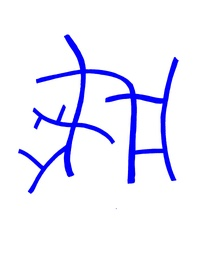
#> input picture input/sample2.jpg, 198 x 256 px, shrunk from 1582 x 2048 before the run
$ python Main.py
#> lines starting #> are read from the running program, lines starting #| are printed output that depends on the picture; after the words box and inside, x2 and y2 are one past the last pixel; in counts of white or black regions, pixels touching at a corner belong together
import numpy as np
import math
import time
from PIL import Image,ImageDraw
import random

def load_image_to_grayscalearray(image_path):
#> called with image_path = 'input/sample2.jpg'
    image = Image.open(image_path).convert('L')
    image_array = np.array(image)
    return image_array

# [4 lines left out: function image_to_array, not called in this run]

def array_to_image(array):
    array = np.array(array, dtype=np.uint8)
    return Image.fromarray(array, mode='RGB')

def detect_objects_grayscale(image_array, background_threshold=150):
#> called with background_threshold = 150
	object_mask = image_array < background_threshold
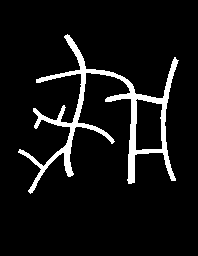
#> object_mask: shape (256, 198) bool; 7.4% white; 1 white region, box (x1, y1, x2, y2) and area: (18, 34, 179, 194) 3758
	height, width = image_array.shape
	refined_mask = np.zeros((height, width), dtype=bool)
	for i in range(2, height - 2):
		for j in range(2, width - 2):
			#5x5 neighborhood around the pixel (i, j)
			refined_mask[i, j] = np.any(object_mask[i-2:i+3, j-2:j+3])
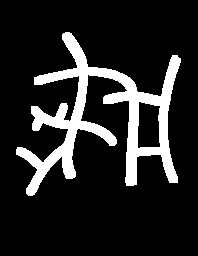
#> refined_mask: shape (256, 198) bool; 14.4% white; 1 white region, box (x1, y1, x2, y2) and area: (16, 32, 181, 196) 7302
	return refined_mask

used_colors = set()

def linspace_custom(start, stop, num):
    if num < 2:
        raise ValueError("num must be at least 2 to create a range")

    step = (stop - start) / (num - 1)  # Compute the step size
    result = [start + i * step for i in range(num)]  # Generate values

    return result

def generate_unique_color():
    while True:
        color = (random.randint(50, 230), random.randint(50, 230), random.randint(50, 230))
        if color not in used_colors:
            used_colors.add(color)
            return list(color)

def generate_image_with_points(image, points):
    for i in range(len(points) - 1):
        x0, y0 = points[i]
        image[y0, x0] = [255, 0, 0]

    return image

def draw_circles(image, points, radius=5, color=[255,0,0]):
    img_with_circles = image.copy()
    for x, y in points:
        for dx in range(-radius, radius + 1):
            for dy in range(-radius, radius + 1):
                if 0 <= x + dx < img_with_circles.shape[0] and 0 <= y + dy < img_with_circles.shape[1]:
                    img_with_circles[x + dx, y + dy] = color
    return img_with_circles

def neighbours(x, y, image):
    img = image
    x_1, y_1, x1, y1 = x-1, y-1, x+1, y+1
    return [
        img[x_1, y], img[x_1, y1], img[x, y1], img[x1, y1],  # P2, P3, P4, P5
        img[x1, y], img[x1, y_1], img[x, y_1], img[x_1, y_1]  # P6, P7, P8, P9
    ]

def transitions(neighbours):
    n = neighbours + neighbours[0:1]
    return sum((n1, n2) == (0, 1) for n1, n2 in zip(n, n[1:]))

def skeletonize_object(image):
    Image_Thinned = image.copy().astype(int)
    changing1= changing2 = 1

    rows, cols = Image_Thinned.shape
    bridge_points = []

    while changing1 or changing2:
        changing1 = []

        for x in range(1, rows - 1):
            for y in range(1, cols - 1):
                if Image_Thinned[x, y] == 1:
                    P2, P3, P4, P5, P6, P7, P8, P9 = n = neighbours(x, y, Image_Thinned)
                    transition_count = transitions(n)
                    neighbor_count = sum(n)
                    if (neighbor_count >= 2 and neighbor_count <= 6 and transition_count == 1 and
                        P2 * P4 * P6 == 0 and P4 * P6 * P8 == 0):
                        changing1.append((x, y))

        if not changing1:
            break

        for x, y in changing1:
            Image_Thinned[x, y] = 0

        changing2 = []
        for x in range(1, rows - 1):
            for y in range(1, cols - 1):
                if Image_Thinned[x, y] == 1:
                    P2, P3, P4, P5, P6, P7, P8, P9 = n = neighbours(x, y, Image_Thinned)
                    transition_count = transitions(n)
                    neighbor_count = sum(n)
                    # Thinning conditions
                    if (neighbor_count >= 2 and neighbor_count <= 6 and transition_count == 1 and
                        P2 * P4 * P8 == 0 and P2 * P6 * P8 == 0):
                        changing2.append((x, y))

        if not changing2:
            break

        for x, y in changing2:
            Image_Thinned[x, y] = 0
#> this loop made 10 passes
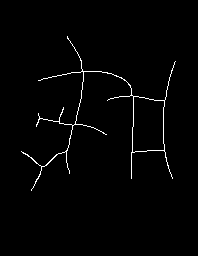
#> Image_Thinned: shape (256, 198) int64; values 0 (black) and 1 (white), 1.5% white in thin lines or dots, all inside (x1, y1, x2, y2) = (21, 36, 176, 191)

    return Image_Thinned

def detect_bridges(image):
    bridge_points = []
    rows, cols = image.shape

    for x in range(1, rows - 1):
        for y in range(1, cols - 1):
            if image[x, y] == 1:
                n = neighbours(x, y, image)
                neighbor_count = sum(n)
                transition_count = transitions(n)
                if transition_count >= 3 or neighbor_count == 1:
                    bridge_points.append((x, y))

    return bridge_points

def segment_skeleton(skeleton_mask, bridge_points):
    segments = set()
    global_visited = set()

    neighbors_offsets = [
        (-1, -1), (-1, 0), (-1, 1),
        (0, -1), (0, 1),
        (1, -1),  (1, 0), (1, 1)
    ]
    height, width = skeleton_mask.shape
    labelled_mask = np.zeros((height, width), dtype=int)
    label=1
    def traverse_segment(start, start_bridge, restricted, labelled_mask, label):
        path = [start_bridge]
        local_visited = set()
        stack = [start]
        end_bridge = None

        while stack:
            current = stack.pop()
            if current in local_visited or current in global_visited:
                continue

            path.append(current)
            local_visited.add(current)
            global_visited.add(current)
            labelled_mask[current] = label;

            #checking if any direct neighbor is a bridge point before continuing traversal
            y, x = current
            for dy, dx in neighbors_offsets:
                ny, nx = y + dy, x + dx
                neighbor = (ny, nx)
                if neighbor in bridge_points and neighbor != start_bridge:
                    end_bridge = neighbor
                    path.append(end_bridge)
                    return end_bridge, path

            #exploring all neighbors only if no bridge point is encountered
            for dy, dx in neighbors_offsets:
                ny, nx = y + dy, x + dx
                neighbor = (ny, nx)
                if neighbor in restricted:
                    continue;
                if (0 <= ny < skeleton_mask.shape[0] and 0 <= nx < skeleton_mask.shape[1]
                        and skeleton_mask[ny, nx] == 1 and neighbor not in local_visited):
                    stack.append(neighbor)

        return end_bridge, path

    for bridge in bridge_points:
        bridge_neighbors = []
        for dy, dx in neighbors_offsets:
            ny, nx = bridge[0] + dy, bridge[1] + dx
            neighbor = (ny, nx)
            if (0 <= ny < skeleton_mask.shape[0] and 0 <= nx < skeleton_mask.shape[1]
                    and skeleton_mask[ny, nx] == 1 and neighbor not in bridge_points):
                bridge_neighbors.append(neighbor)

        for dy, dx in neighbors_offsets:
            ny, nx = bridge[0] + dy, bridge[1] + dx
            neighbor = (ny, nx)

            if (0 <= ny < skeleton_mask.shape[0] and 0 <= nx < skeleton_mask.shape[1]
                    and skeleton_mask[ny, nx] == 1 and neighbor not in global_visited):
                end_bridge, path = traverse_segment(neighbor, bridge,list(set(bridge_neighbors) - {neighbor}), labelled_mask, label)

                if end_bridge and (bridge, end_bridge, tuple(path)) not in segments:
                    segments.add((label, bridge, end_bridge, tuple(path)))
                    label += 1;

    return list(segments),labelled_mask


def highlight_segments(pixels,debugimage_array, color):
	for x,y in pixels:
		debugimage_array[x,y] = color
	return debugimage_array

def find_knot_points(centerline_coords):
    angle_threshold = 25
    min_distance = 10
    def calculate_angle(p1, p2, p3):

        #angle (in degrees) between two vectors formed by three points.
        vec1 = (p2[0] - p1[0], p2[1] - p1[1])
        vec2 = (p3[0] - p2[0], p3[1] - p2[1])

        #dot product and magnitudes
        dot_product = vec1[0] * vec2[0] + vec1[1] * vec2[1]
        mag1 = math.sqrt(vec1[0]**2 + vec1[1]**2)
        mag2 = math.sqrt(vec2[0]**2 + vec2[1]**2)

        if mag1 == 0 or mag2 == 0:
            return 0

        #angle in radians and convert to degrees
        cos_theta = dot_product / (mag1 * mag2)
        cos_theta = max(-1, min(1, cos_theta))
        angle = math.degrees(math.acos(cos_theta))

        return angle

    def is_far_enough(point, knot_points, min_distance):
        for kp in knot_points:
            if ((point[0] - kp[0]) ** 2 + (point[1] - kp[1]) ** 2) < min_distance ** 2:
                return False
        return True

    knot_points = [centerline_coords[0]]

    for i in range(1, len(centerline_coords) - 1):
        p1 = centerline_coords[i - 1]
        p2 = centerline_coords[i]
        p3 = centerline_coords[i + 1]

        #angle between the two segments
        angle = calculate_angle(p1, p2, p3)

        if angle > angle_threshold and is_far_enough(p2, knot_points, min_distance):
            knot_points.append(p2)

    knot_points.append(centerline_coords[-1])  # Add the last point

    return knot_points

def explore_width(binary_mask, start_point, direction, debug_img, color):
    x, y = start_point
    distance = 0

    while True:
        x += direction[0]
        y += direction[1]
        #ix, iy = int(round(x)), int(round(y))
        if not np.isnan(x) and not np.isnan(y):
        	ix, iy = int(round(x)), int(round(y))
        else:
        	print("Warning: NaN values detected in width calculation")
        	return 0

        if ix < 0 or ix >= binary_mask.shape[0] or iy < 0 or iy >= binary_mask.shape[1]:
            break
        if binary_mask[ix, iy] == 0:
            break

        debug_img.putpixel((iy, ix), color)
        distance += 1

    return distance

def find_width_using_skeleton(knot_points, bridge_points, binary_mask, skeleton_mask_combined, debug_img):
    def perpendicular_directions(dx, dy):
        return np.array([-dy, dx]), np.array([dy, -dx])

    widths = []

    for i in range(len(knot_points)):
        if knot_points[i] in bridge_points and sum(neighbours(knot_points[i][0], knot_points[i][1], skeleton_mask_combined)) >= 3:
        	widths.append(-1);
        	continue;

        if i == 0:
            current_point = knot_points[i]
            next_point = knot_points[i + 1]

            dx, dy = np.array(next_point) - np.array(current_point)

        elif i == len(knot_points) - 1:
            prev_point = knot_points[i - 1]
            current_point = knot_points[i]

            dx, dy = np.array(current_point) - np.array(prev_point)

        else:
            prev_point = knot_points[i - 1]
            current_point = knot_points[i]
            next_point = knot_points[i + 1]

            dx, dy = np.array(next_point) - np.array(prev_point)

        perp1, perp2 = perpendicular_directions(dx, dy)
        perp1 = perp1 / np.linalg.norm(perp1)
        perp2 = perp2 / np.linalg.norm(perp2)

        width1 = explore_width(binary_mask, current_point, perp1, debug_img, (255, 0, 0))  # Red
        width2 = explore_width(binary_mask, current_point, perp2, debug_img, (0, 0, 255))  # Blue

        widths.append(width1 + width2)

    return widths

def calculate_parametric_cubic_spline(points):
    n = len(points) - 1
    if n < 1:
        raise ValueError("At least two points are required.")

    # Parameterize points by calculating distances (arc length)
    t = [0]
    for i in range(1, len(points)):
        distance = np.sqrt((points[i][0] - points[i - 1][0])**2 + (points[i][1] - points[i - 1][1])**2)
        t.append(t[-1] + distance)

    def cubic_spline_coefficients(values, t):

        n = len(t) - 1
        h = [t[i + 1] - t[i] for i in range(n)]
        alpha = [0] * (n + 1)
        for i in range(1, n):
            alpha[i] = (3 / h[i] * (values[i + 1] - values[i]) -
                        3 / h[i - 1] * (values[i] - values[i - 1]))

        # Solve tridiagonal system
        l = [1] + [0] * n
        mu = [0] * (n + 1)
        z = [0] * (n + 1)

        for i in range(1, n):
            l[i] = 2 * (t[i + 1] - t[i - 1]) - h[i - 1] * mu[i - 1]  		#holds updated diagonal elements (To make diagonal entry equals to 1, we need to do l[i]/l[i])
            mu[i] = h[i] / l[i] 	#Holds updated diagonal's RHS side entries and factor by which lower diagonal entry evaluates
            z[i] = (alpha[i] - h[i - 1] * z[i - 1]) / l[i]  				#RHS

        l[n] = 1
        z[n] = 0

        # Back substitution
        c = [0] * (n + 1)
        for j in range(n - 1, -1, -1):
            c[j] = z[j] - mu[j] * c[j + 1]

        b = [0] * n
        d = [0] * n
        a = [values[i] for i in range(n)]

        for i in range(n):
            b[i] = ((values[i + 1] - values[i]) / h[i] -
                    h[i] * (c[i + 1] + 2 * c[i]) / 3)
            d[i] = (c[i + 1] - c[i]) / (3 * h[i])

        coefficients = []
        for i in range(n):
            coefficients.append({
                'a': a[i],
                'b': b[i],
                'c': c[i],
                'd': d[i],
                't_i': t[i]
            })

        return coefficients

    x_values = [p[0] for p in points]
    y_values = [p[1] for p in points]

    x_coefficients = cubic_spline_coefficients(x_values, t)
    y_coefficients = cubic_spline_coefficients(y_values, t)
    return {'x': x_coefficients, 'y': y_coefficients, 't': t}


def evaluate_spline_width(spline_coefficients, t_values, knot_widths):
    object_points = []
    x_segments = spline_coefficients['x']
    y_segments = spline_coefficients['y']

    for t in t_values:
        for i in range(len(x_segments)):
            t_i = x_segments[i]['t_i']
            if t_i <= t <= (x_segments[i+1]['t_i'] if i + 1 < len(x_segments) else t_i):
                dx = t - t_i

                x = (x_segments[i]['a'] +
                     x_segments[i]['b'] * dx +
                     x_segments[i]['c'] * dx**2 +
                     x_segments[i]['d'] * dx**3)

                y = (y_segments[i]['a'] +
                     y_segments[i]['b'] * dx +
                     y_segments[i]['c'] * dx**2 +
                     y_segments[i]['d'] * dx**3)

                # Compute first derivatives dx/dt and dy/dt (tangent)
                dx_dt = (x_segments[i]['b'] +
                         2 * x_segments[i]['c'] * dx +
                         3 * x_segments[i]['d'] * dx**2)

                dy_dt = (y_segments[i]['b'] +
                         2 * y_segments[i]['c'] * dx +
                         3 * y_segments[i]['d'] * dx**2)

                normal = np.array([-dy_dt, dx_dt])
                normal_length = np.linalg.norm(normal)

                if normal_length != 0:
                    normal /= normal_length

                segment_width = (knot_widths[i] + knot_widths[i+1]) / 2

                half_width = segment_width / 2
                left_x = x + half_width * normal[0]
                left_y = y + half_width * normal[1]
                right_x = x - half_width * normal[0]
                right_y = y - half_width * normal[1]

                object_points.append((left_x, left_y))
                object_points.append((right_x, right_y))

                num_steps = max(1, int(half_width))
                for step in range(1, num_steps):
                    factor = step / num_steps
                    mid_x1 = x + factor * half_width * normal[0]
                    mid_y1 = y + factor * half_width * normal[1]
                    mid_x2 = x - factor * half_width * normal[0]
                    mid_y2 = y - factor * half_width * normal[1]
                    object_points.append((mid_x1, mid_y1))
                    object_points.append((mid_x2, mid_y2))

                break

    return object_points

def evaluate_spline(spline_coefficients, t_values):
    centerline_points = []
    x_segments = spline_coefficients['x']
    y_segments = spline_coefficients['y']

    for t in t_values:
        for i in range(len(x_segments)):
            t_i = x_segments[i]['t_i']
            if t_i <= t <= (x_segments[i+1]['t_i'] if i + 1 < len(x_segments) else t_i):

                dx = t - t_i

                x = (x_segments[i]['a'] +
                     x_segments[i]['b'] * dx +
                     x_segments[i]['c'] * dx**2 +
                     x_segments[i]['d'] * dx**3)

                y = (y_segments[i]['a'] +
                     y_segments[i]['b'] * dx +
                     y_segments[i]['c'] * dx**2 +
                     y_segments[i]['d'] * dx**3)

                centerline_points.append((x, y))
                break

    return centerline_points
def percentile(data, percent):
    data = sorted(data)
    k = (len(data) - 1) * (percent / 100)
    f = int(k)
    c = f + 1 if f + 1 < len(data) else f
    return data[f] + (k - f) * (data[c] - data[f])

def adjust_width(arr):
    """Replaces -1 at the start or end with the nearest valid value found within range."""
    valid_vals = [x for x in arr if x != -1]
    if not valid_vals:
        return arr

    q1 = percentile(valid_vals, 25)
    q3 = percentile(valid_vals, 75)
    iqr = q3 - q1
    lower, upper = q1 - 3 * iqr, q3 + 3 * iqr

    def in_valid_range(x):
        return lower <= x <= upper

    if arr[0] == -1:
        for i in range(1, len(arr)):
            if in_valid_range(arr[i]):
                arr[:i] = [arr[i]] * i
                break

    if arr[-1] == -1:
        for i in range(len(arr) - 2, -1, -1):
            if in_valid_range(arr[i]):
                arr[i + 1:] = [arr[i]] * (len(arr) - i - 1)
                break

    return arr

def main():
    image_path = 'input/sample2.jpg'
    image_array = load_image_to_grayscalearray(image_path)
    object_mask = detect_objects_grayscale(image_array, background_threshold=150)

    skeleton_mask_combined = skeletonize_object(object_mask)
    bridge_points = detect_bridges(skeleton_mask_combined)
    print(f"Total number of bridge points: {len(bridge_points)}\nbridge_points: {bridge_points}")
#> (printed output is left out)
    skeleton_rgb = np.stack([skeleton_mask_combined * 255] * 3, axis=-1)

    Image_With_Markers = draw_circles(skeleton_rgb, bridge_points, radius=5, color=[255,0,0])
#> the loop in draw_circles, `for x, y in points:` made 26 passes
#> (x, y) on passes 1 to 8: (36, 67), (61, 175), (71, 82), (71, 83), (80, 38), (95, 131), (96, 133), (100, 107)
#> after the loop in draw_circles, `for x, y in points:`:
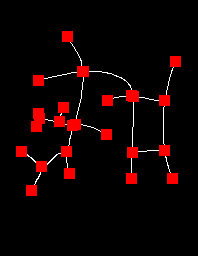
#> img_with_circles: shape (256, 198, 3) int64; mean of channels 0, 1, 2 16.4, 2.4, 2.4; drawn as R, G, B

    skeleton_image = array_to_image(skeleton_rgb)
    skeleton_image.save('output/skeletonized_all_objects.png')
    detected_circles = array_to_image(Image_With_Markers)
    detected_circles.save('output/detected_bridges.png')

    segments, labelled_mask = segment_skeleton(skeleton_mask_combined, bridge_points)
#> the loop in segment_skeleton, `for bridge in bridge_points:` made 26 passes
#> labelled_mask: shape (256, 198) int64; 26 distinct labels, from 0 to 25
    unique_labels, counts = np.unique(labelled_mask, return_counts=True)
    print("Pixel count for each label:\n")
    print("\t".join(f"{count} pixels" for label, count in zip(unique_labels, counts)))
#> (printed output is left out)
    print("No of segments: ", len(segments))
#| No of segments:  25
    print("Unique labels assigned:", unique_labels)
#| Unique labels assigned: [ 0  1  2  3  4  5  6  7  8  9 10 11 12 13 14 15 16 17 18 19 20 21 22 23
#|  24 25]

    height, width = image_array.shape
    debugimage_array = np.ones((height, width, 3), dtype=np.uint8) * 255
    all_knot_points = []
    all_spline_segments = []
    width_list = []
    height, width = object_mask.shape
    final_reconstructed_image = np.zeros((height*2, width*2, 3), dtype=np.uint8)
    debug_img = Image.open(image_path).convert('RGB')
#> debug_img is the input picture: PIL image 198x256 RGB; mean R, G, B 236.4, 236.4, 252.6
    for object_no, start_bridge, end_bridge, ordered_pixels in segments:
    	print(f"Segment from {start_bridge} to {end_bridge} with {len(ordered_pixels)} pixels.")
    	random_color = generate_unique_color()
    	debugimage_array = highlight_segments(ordered_pixels, debugimage_array, color= random_color)
    	knot_points = find_knot_points(ordered_pixels)
    	all_knot_points.extend(knot_points)

    	width_value = find_width_using_skeleton(knot_points, bridge_points,  object_mask, skeleton_mask_combined, debug_img)
    	print(width_value)
    	width_value = adjust_width(width_value)

    	print(width_value)

    	swapped_array = [(y, x) for (x, y) in knot_points]
    	spline_coefficients = calculate_parametric_cubic_spline(swapped_array)
    	all_spline_segments.append(spline_coefficients)

    	t_min, t_max = spline_coefficients['t'][0], spline_coefficients['t'][-1]
    	t_values = linspace_custom(t_min, t_max, 100)
    	evaluated_points = evaluate_spline(spline_coefficients, t_values)
    	evaluated_points = evaluate_spline_width(spline_coefficients, t_values, width_value)
    	clean_points = [(int(round(x)), int(round(y))) for x, y in evaluated_points]

    	reconstructed_image_array = generate_image_with_points(final_reconstructed_image, clean_points)
#> this loop made 25 passes
#> (object_no, start_bridge, end_bridge) on passes 1 to 8: (23, (151, 66), (173, 69)), (9, (96, 133), (152, 132)), (18, (125, 72), (151, 66)), (25, (166, 41), (190, 31)), (22, (151, 66), (166, 41)), (2, (61, 175), (100, 164)), (24, (152, 132), (178, 131)), (6, (95, 131), (100, 107))
#> (printed output is left out)
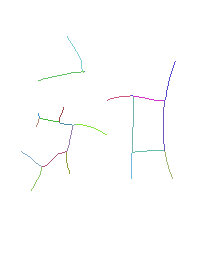
#> debugimage_array: shape (256, 198, 3); mean of channels 0, 1, 2 253.6, 253.8, 253.8; drawn as R, G, B
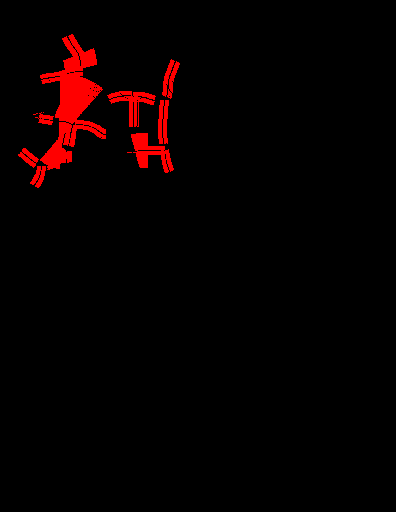
#> final_reconstructed_image: shape (512, 396, 3); mean of channels 0, 1, 2 7.7, 0, 0; drawn as R, G, B

    debug_image_segments = array_to_image(debugimage_array)
    debug_image_segments.save('output/debug_Segments.png')
    reconstructed_image = array_to_image(final_reconstructed_image)
    reconstructed_image.save('output/reconstructed_image.png')

    skeleton_rgb = np.stack([skeleton_mask_combined * 255] * 3, axis=-1)
    for (x, y) in all_knot_points:
        skeleton_rgb[x, y] = [255, 0, 0]
#> this loop made 83 passes
#> (x, y) on passes 1 to 8: (151, 66), (162, 66), (173, 69), (96, 133), (126, 133), (152, 132), (125, 72), (135, 70)
#> skeleton_rgb: shape (256, 198, 3) int64; mean of channels 0, 1, 2 3.7, 3.4, 3.4

    skeleton_image = array_to_image(skeleton_rgb)
    skeleton_image.save('output/knot_points.png')

    debug_img.save('output/debug_width_exploration.png')
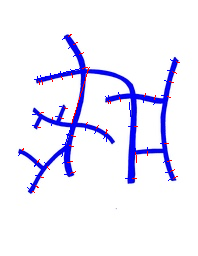
#> saved as debug_width_exploration.png: PIL image 198x256 RGB; mean R, G, B 236.2, 234.9, 251.5

if __name__ == "__main__":
    main()
